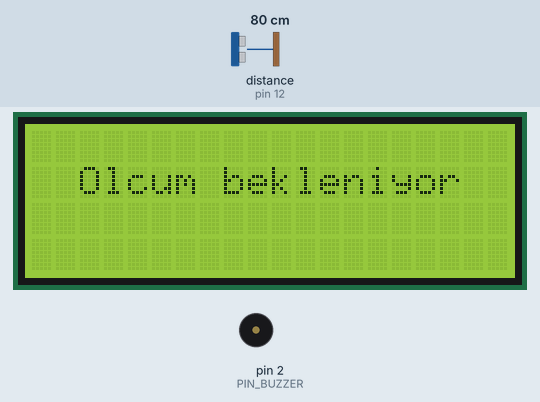
This sketch was run on a simulated Arduino Uno, built with avr-gcc and run on an emulated ATmega328P. On the bench: 20×4 character LCD, buzzer (waves = sounding). Wiring (inferred from the names in the program): ultrasonic range finder: trigger pin 11; echo pin 12. The inputs (shaded band) are chosen by the test bench; at power-on: distance to the obstacle (sensor on pin 12) 80 cm. The echo pulse lasts 58.3 µs per cm.

Above: at 5.6 s.
5.7 s: distance to the obstacle (sensor on pin 12) set to 2 cm
At 6.2 s:
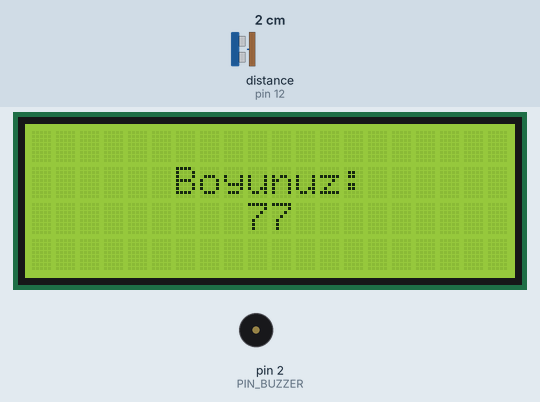
7.4 s: distance to the obstacle (sensor on pin 12) set to 18 cm
At 8.4 s:
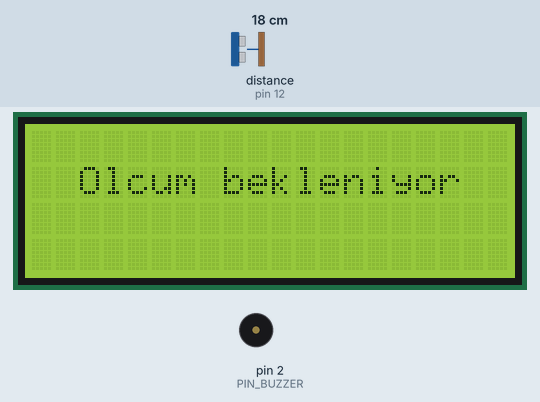
8.9 s: distance to the obstacle (sensor on pin 12) set to 4 cm
At 9.8 s:
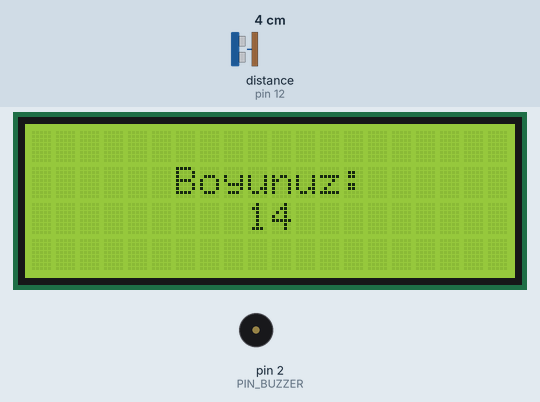
10.6 s: distance to the obstacle (sensor on pin 12) set to 35 cm
At 12.0 s:
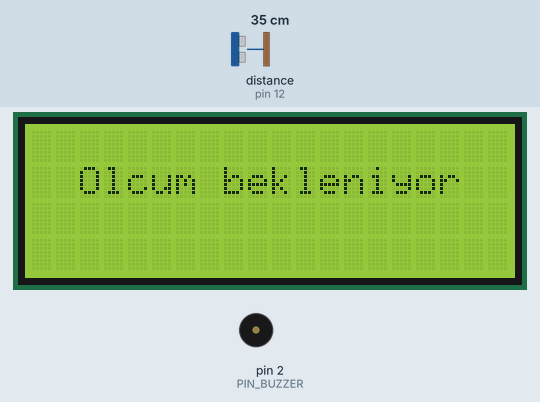
Timing chart, 0 to 13.2 s (numbered marks = the images above; inputs shaded):
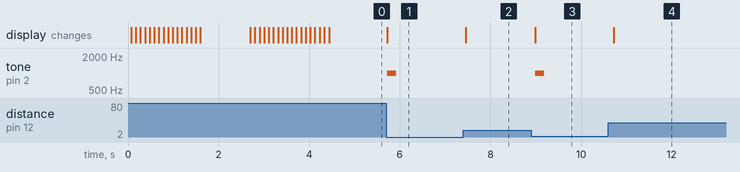

Measured:
- after the input at 5.7 s, tone on pin 2 (PIN_BUZZER): silent → 1000 Hz at once, → silent 0.20 s later; the display: changes at once (image 1)
- after the input at 7.4 s, the display: changes after 0.05 s (image 2)
- after the input at 8.9 s, tone on pin 2 (PIN_BUZZER): silent → 1000 Hz after 0.09 s, → silent 0.20 s later; the display: changes after 0.09 s (image 3)
- after the input at 10.6 s, the display: changes after 0.12 s (image 4)

The sketch:

first_way.ino
```cpp
#include <Wire.h>
#include <LiquidCrystal_I2C.h>

#define PIN_BUZZER 2
#define PIN_ECHO 12
#define PIN_TRIG 11

const int rows = 20;
const int columns = 4;

LiquidCrystal_I2C lcd(0x27, 20, 4);

void beep(int d);
void typewriter(String str, int column, int del);
void print_center(String str, int column);
int get_distance();

int last_distance;
bool x = false;

void setup() {

  Serial.begin(9600);
  // initialize the LCD
  lcd.init();
  lcd.backlight();

  pinMode(PIN_BUZZER, OUTPUT);
  pinMode(PIN_TRIG, OUTPUT);
  pinMode(PIN_ECHO, INPUT);

  last_distance = get_distance();

  typewriter("Is Adamlari MTAL", 1, 1000);
  print_center("Olcum bekleniyor", 1);

  /*for(int i = 0; i < 3; i++){

    beep(100);
    delay(100);

  }*/

}

void loop() {

  int new_distance = get_distance();
  int diff = last_distance - new_distance;

  if(diff > 10 && diff < 200){

    lcd.clear();
    print_center("Boyunuz:", 1);
    print_center(String(diff), 2);
    beep(200);
    delay(300);

  }else if(diff < -10 && diff > -200){

    lcd.clear();
    print_center("Olcum bekleniyor", 1);

  }

  last_distance = new_distance;
  delay(100);

}

int get_distance(){

  digitalWrite(PIN_TRIG, LOW);
  delayMicroseconds(2);
  digitalWrite(PIN_TRIG, HIGH);
  delayMicroseconds(10);
  digitalWrite(PIN_TRIG, LOW);
  long duration = pulseIn(PIN_ECHO, HIGH);
  int distance = duration * 0.034 / 2;
  return distance;

}

void print_center(String str, int column){

  int len = str.length();
  int start = (rows - len) / 2;
  lcd.setCursor(start, column);
  lcd.print(str);

}

void typewriter(String str, int column, int del){

  lcd.blink();

  int len = str.length();
  int start = (rows - len) / 2;
  char arr[len+1];

  str.toCharArray(arr, len+1);

  for(int i = 0; i < len; i++){
    lcd.setCursor(start+i, column);
    lcd.write(arr[i]);
    delay(100);
  }

  delay(del);

  for(int i = len; i >= 0; i--){
    lcd.setCursor(start+i, column);
    lcd.write((byte) 160);
    delay(100);
  }

  lcd.noBlink();

}

void beep(int d){

  tone(PIN_BUZZER, 1000);
  delay(d);
  noTone(PIN_BUZZER);

}
```
